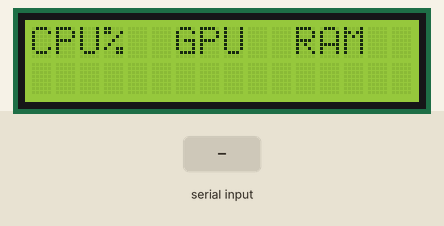
Simulated run of this sketch. Board: Arduino Uno, built with avr-gcc and run on an emulated ATmega328P. Shown: 16×2 character LCD. The test bench sets the inputs (shaded band). What the sketch prints to the serial monitor is not drawn.

Above: at 1.2 s.
1.3 s: "90,45,200\n" received over Serial
At 3.2 s:
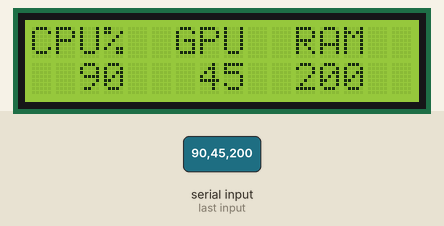
3.5 s: "30,150,10\n" received over Serial
At 4.4 s:
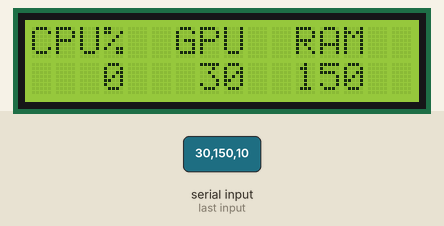
6.5 s: "90,45\n" received over Serial
At 8.5 s:
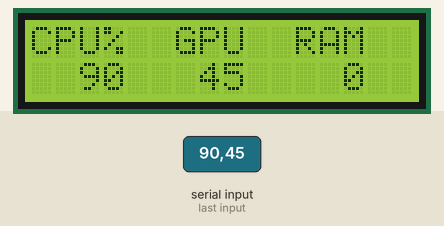
9.0 s: "5\n" received over Serial
At 12.0 s:
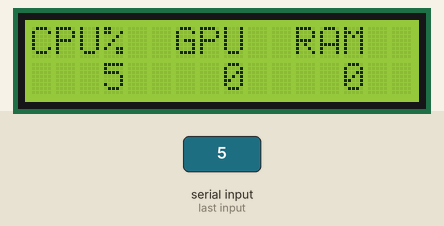
Timing chart, 0 to 13.0 s (numbered marks = the images above; inputs shaded):
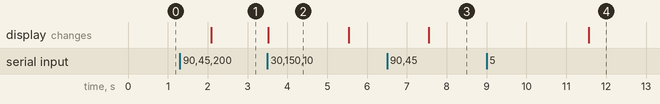

The sketch:

arduino-cpu-monitor.ino
```cpp
/*
 * Display computer resources (CPU, GPU, RAM) on Arduino with tiny 16x2 lcd panel
 *
 * @package arduino-cpu-monitor
 * @author Sergei Miami <miami@blackcrystal.net>
 * @author Max Radchenko <max@blackcrystal.net>
 */

#include <Wire.h>
#include <LiquidCrystal_I2C.h>

char buf[16];
int cpu = 0;
int gpu = 0;
int ram = 0;

LiquidCrystal_I2C lcd(0x3F, 2, 1, 0, 4, 5, 6, 7, 3, POSITIVE);  // Set the LCD I2C address, try 0x27 or 0x3F.

void setup() {

  lcd.begin(16,2);
  lcd.setCursor(0,0); // top row, write headers
  sprintf( buf, "%4s %4s %4s", "CPU%", "GPU", "RAM" );
  lcd.print( buf );
  Serial.begin(9600); // read for input from serial port
  Serial.setTimeout(1000); // wait 1 second for signal to come

}

void loop() {

  while (Serial.available() > 0) {
    cpu = Serial.parseInt();
    gpu = Serial.parseInt();
    ram = Serial.parseInt();
    lcd.setCursor(0,1);
    sprintf( buf, "%4d %4d %4d", cpu, gpu, ram);
    lcd.print( buf );
    Serial.println( buf );
  }

  delay(1000);

}
```

Measured:
- after the input at 1.3 s, the display: changes after 0.79 s (image 1)
- after the input at 3.5 s, the display: changes at once (image 2)
- after the input at 6.5 s, the display: changes after 1.0 s (image 3)
- after the input at 9.0 s, the display: changes after 2.6 s (image 4)
- what the display in image 2 shows lasts 2.0 s, from 3.5 s to 5.5 s
